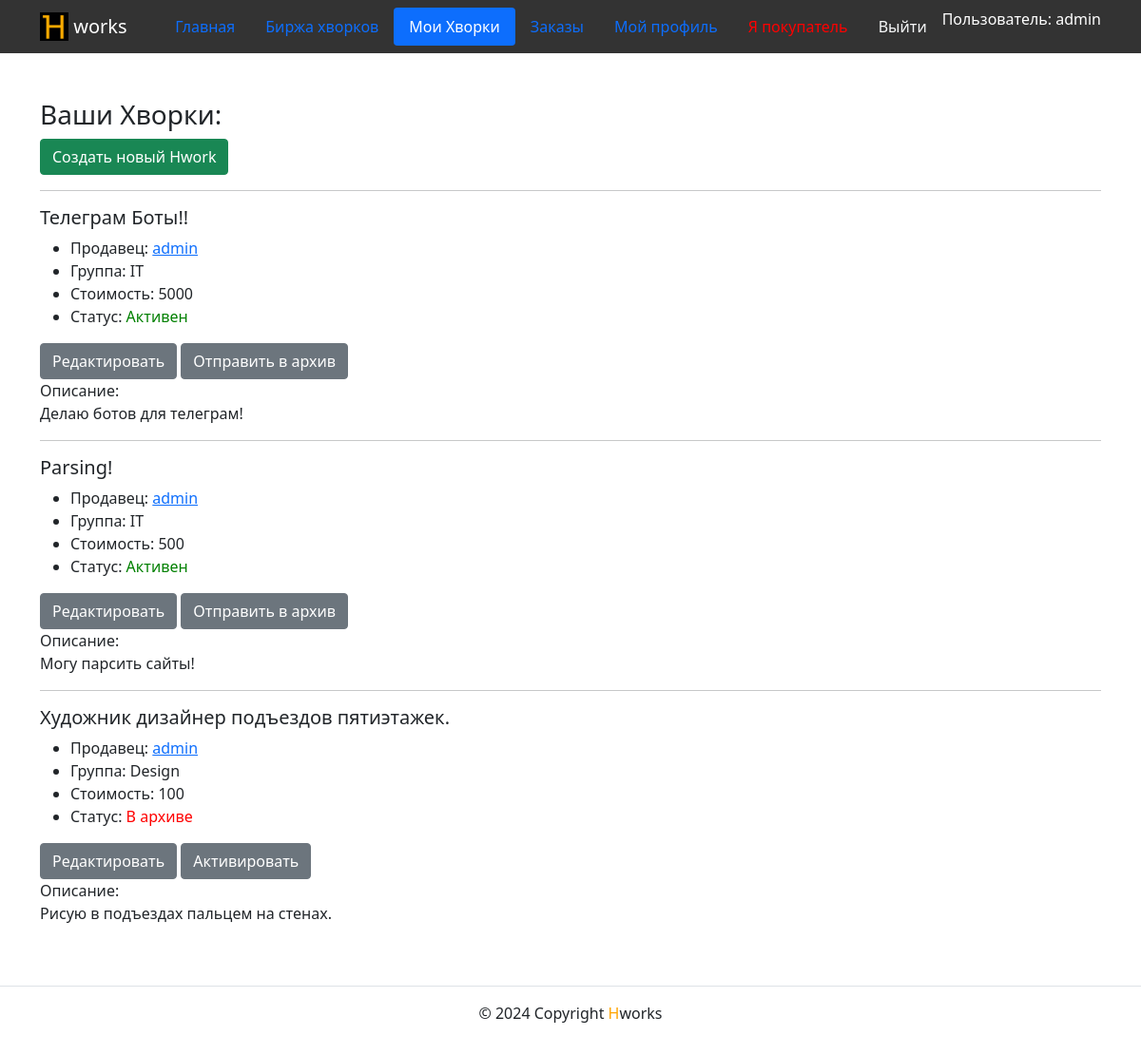
Page /hwork/my_hworks/ (signed in) on the committed database.
### users/models.py (models this page shows)
class HworksUser(AbstractUser):
    exp = models.TextField(
        'Ваш опыт работы',
        blank=True, null=True,
        help_text='Расскажите о вашем опыте рабрты'
    )
    is_freelancer = models.BooleanField(
        'Я продавец',
        default=False,
        help_text='Если вы покупатель, оставьте это поле пустым'
    )

### hworks/models.py (models this page shows)
class BaseModel(models.Model):
    title = models.CharField('Название', max_length=100)
    class Meta:
        abstract = True
    def __str__(self):
        return self.title

class Hwork(BaseModel):
    description = models.TextField('Описание')
    price = models.PositiveIntegerField('Стоимость')
    user = models.ForeignKey(
        User,
        on_delete=models.CASCADE,
        related_name='%(class)ss',
        verbose_name='Продавец'
    )
    group = models.ForeignKey(
        Group,
        on_delete=models.SET_NULL,
        related_name='%(class)ss',
        blank=True,
        null=True,
        verbose_name='Группа'
    )
    is_archived = models.BooleanField('Hwork в архиве', default=False)
    class Meta:
        verbose_name = 'Хворк'
        verbose_name_plural = 'Хворки'

class Group(BaseModel):
    description = models.CharField('Описание группы', max_length=200)
    class Meta:
        verbose_name = 'Группу'
        verbose_name_plural = 'Группы'

### hworks/views.py (the view)
# urls.py: path('hwork/my_hworks/',  views.my_hworks, name='my_hworks'),
@login_required
def my_hworks(request):
    if request.user.is_freelancer:
        user = get_object_or_404(User, username=request.user)
        hworks = Hwork.objects.filter(user=user)
        context = {
            'hworks': hworks
        }
        template = 'hworks/my_hworks.html'
        return render(request, template, context)
    raise PermissionDenied()

### templates/hworks/my_hworks.html (shortened to what this page needs)
{% extends 'base.html' %}
{% block content %}
  <div class="container py-5">
    {% if user.is_authenticated %}
        {% if user.is_freelancer %}
            <h3>Ваши Хворки:</h3>
            <a class="btn btn-success" href="{% url 'hworks:hwork_create' %}">Cоздать новый Hwork</a>
            <hr>
            {% if hworks|length == 0 %}
                Тут пока пусто
            {% else %}
                {% for hwork in hworks %}
                <article>
                <h5>{{ hwork.title }}</h5>
                <ul>
                    <li>
                        Продавец: <a href= "{% url 'hworks:profile' hwork.user %}">{{ hwork.user }}</a>
                    </li>
                    <li>
                        Группа: {{ hwork.group }}
                    </li>
                    <li>
                        Стоимость: {{ hwork.price }}
                    </li>
                        {% if user == hwork.user %}
                    <li>
                        Статус: {% if hwork.is_archived %}<span style="color: red">В архиве{% else %}<span style="color: green">Активен</span>{% endif %}</span>
                    </li>
                    {% endif %}
                </ul>
                <a class="btn btn-secondary" href="{% url 'hworks:hwork_update' hwork.id %}">Редактировать</a>
                <a class="btn btn-secondary" onclick="document.getElementById('is_archived_form_{{ hwork.id}}').submit();">
                    {% if hwork.is_archived %}
                        Активировать
                    {% else %}
                        Отправить в архив
                    {% endif %}
                </a></br>
                Описание:</br>
                <p>{{ hwork.description }}</p>
                </article>
                {% if not forloop.last %}<hr>{% endif %}
                {% endfor %}
            {% endif %}
            {% else %}
            <h1>Вы не продавец!</h1>
        {% endif %}
    {% else %}
        <h1>Зайдите на сайт!</h1>
    {% endif %}
</div>
{% endblock %}

### templates/includes/header.html (shortened to what this page needs)
{% load static %}
<nav class="navbar navbar-light" style="background-color: #333333">
    <div class="container">
    <a class="navbar-brand" href="{% url 'hworks:index' %}">
        <img src="{% static 'img/logo.png' %}" width="30" height="30" class="d-inline-block align-top" alt="">
        <span style="color:white">works</span>
    </a>
    <ul class="nav nav-pills">
      <li class="nav-item">
        <a class="nav-link {% if request.resolver_match.view_name  == 'hworks:index' %} active {% endif %}" href="{% url 'hworks:index' %}">Главная</a>
    </li>
    {% if user.is_authenticated %}
    {% if user.is_freelancer %}
    <li class="nav-item">
      <a class="nav-link {% if request.resolver_match.view_name  == 'hworks:hwork_ist' %} active {% endif %}" href="{% url 'hworks:hwork_ist' %}">Биржа хворков</a>
    </li>
    <li class="nav-item">
      <a class="nav-link {% if request.resolver_match.view_name  == 'hworks:my_hworks' %} active {% endif %}" href="{% url 'hworks:my_hworks' %}">Мои Хворки</a>
    </li>
    {% endif %}
    <li class="nav-item">
      <a class="nav-link {% if request.resolver_match.view_name  == 'hworks:orders_list' %} active {% endif %}" href="{% url 'hworks:orders_list' %}">Заказы</a>
    </li>
    <li class="nav-item">
      <a class="nav-link {% if request.resolver_match.view_name  == 'hworks:profile' %} active {% endif %}" href="{% url 'hworks:profile' user.username %}">Мой профиль</a>
    </li>
    <li class="nav-item">
      <a class="nav-link link-light {% if request.resolver_match.view_name  == 'users:change_status' %} active {% endif %}" onclick="document.getElementById('change_status_form').submit();">
        <span style="color: red">
          {% if user.is_freelancer %}
          Я покупатель
          {% else %}
          Я продавец
          {% endif %}
        </span>
      </a>
    </li>
    <li class="nav-item">
      <a class="nav-link link-light {% if request.resolver_match.view_name  == 'users:logout' %} active {% endif %}" onclick="document.getElementById('logout_form').submit();">Выйти</a>
    </li>
    <li>
      <span style="color: white">Пользователь: {{ user.username }}</span>
    </li>
    {% endif %}
  </ul>
  </div>
</nav>

### rows in the picture
HworksUser: username "admin"
Hwork: title "Телеграм Боты!!", user "admin", group "IT", price "5000", shows "Статус:", is_archived "Активен", description "Делаю ботов для телеграм!"
Hwork: title "Parsing!", user "admin", group "IT", price "500", shows "Статус:", is_archived "Активен", description "Могу парсить сайты!"
Hwork: title "Художник дизайнер подъездов пятиэтажек.", user "admin", group "Design", price "100", shows "Статус:", is_archived "В архиве", description "Рисую в подъездах пальцем на стенах."
